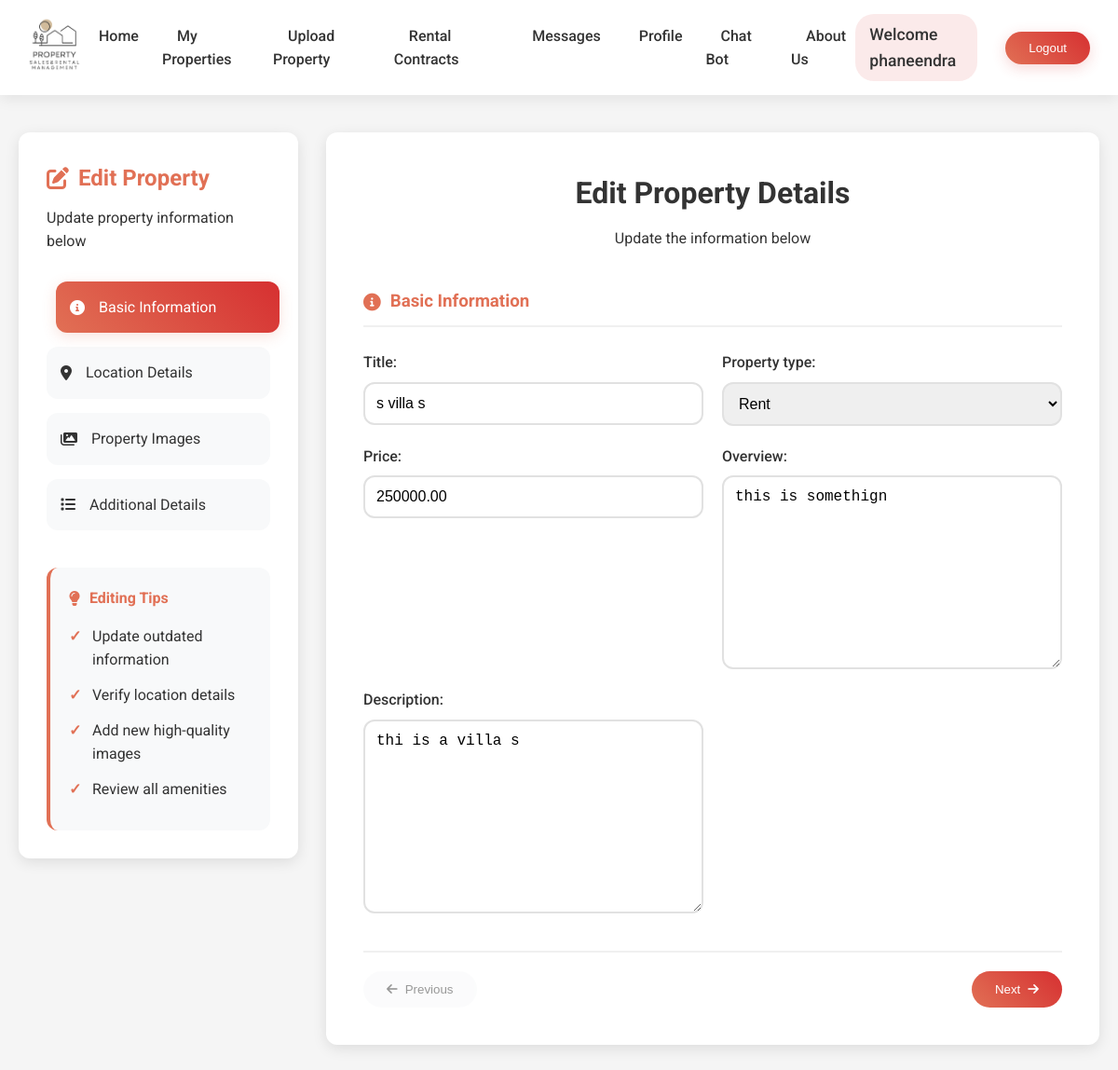
Page /ownerapp/properties/edit/2/ (signed in) on the committed database.
### ownerapp/models.py (models this page shows, shortened)
class Property(models.Model):
    PROPERTY_TYPE_CHOICES = [
        ('Rent', 'Rent'),
        ('Sale', 'Sale'),
    ]
    OCCUPANCY_CHOICES = [
        ('Available', 'Available'),
        ('Not Available', 'Not Available'),
    ]
    PARKING = [
        ('Available', 'Available'),
        ('Not Available', 'Not Available'),
    ]
    title = models.CharField(max_length=200)
    image = models.ImageField(upload_to='property_images/')
    image_2 = models.ImageField(upload_to='property_images/', blank=True, null=True)
    image_3 = models.ImageField(upload_to='property_images/', blank=True, null=True)
    overview = models.TextField(max_length=100)
    location = models.CharField(max_length=200)
    location_url = models.URLField(max_length=500, blank=True, null=True, help_text="OpenStreetMap URL for the property location")
    address = models.TextField(max_length=300, blank=True, null=True)
    property_type = models.CharField(max_length=10, choices=PROPERTY_TYPE_CHOICES, default='Rent')
    price = models.DecimalField(max_digits=10, decimal_places=2)
    description = models.TextField()
    size = models.PositiveIntegerField()
    bedrooms = models.PositiveIntegerField()
    bathrooms = models.PositiveIntegerField()
    parking = models.CharField(max_length=20,choices=PARKING,default='Available')
    year_built = models.PositiveIntegerField()
    flooring_type = models.CharField(max_length=100)
    owner_name = models.CharField(max_length=100, default='Owner Name')
    email = models.EmailField()
    phone = models.CharField(max_length=15)
    occupancy_status = models.CharField(max_length=20,choices=OCCUPANCY_CHOICES,default='Available')
    owner = models.ForeignKey(User, on_delete=models.CASCADE, related_name='properties', default=1)

### ownerapp/views.py (the view)
# urls.py: path('properties/edit/<int:pk>/', views.edit_property, name='edit_property'),
@login_required
def edit_property(request, pk):
    property = get_object_or_404(Property, pk=pk)
    if request.method == 'POST':
        form = PropertyForm(request.POST, request.FILES, instance=property)
        if form.is_valid():
            form.save()
            return redirect('ownerapp:property_list')
    else:
        form = PropertyForm(instance=property)
    return render(request, 'ownerApp/edit_property.html', {'form': form})

### ownerapp/forms.py
class PropertyForm(forms.ModelForm):
    class Meta:
        model = Property
        fields = [
            'title', 'image', 'image_2', 'image_3', 'overview', 'location', 'location_url', 'address',
            'property_type', 'price', 'description', 'size', 'bedrooms', 'bathrooms',
            'parking', 'year_built', 'flooring_type', 'owner_name', 'email', 'phone', 'occupancy_status'
        ]

### templates/ownerApp/edit_property.html (shortened to what this page needs)
{% load static %}
<!DOCTYPE html>
<html lang="en">
<head>
    <link rel="stylesheet" href="{% static 'css/adminApp/homepage.css' %}">
    <link rel="stylesheet" href="https://cdnjs.cloudflare.com/ajax/libs/font-awesome/6.0.0/css/all.min.css">
    <link rel="stylesheet" href="{% static 'css/ownerApp/upload_property.css' %}">
    <link rel="stylesheet" href="https://unpkg.com/leaflet/dist/leaflet.css" />
</head>
<body>
    {% block body %}
    {% include 'Navbar/ownerNavBar.html' %}
    <div class="page-container">
        <div class="progress-sidebar">
            <div class="progress-header">
                <h3><i class="fas fa-edit"></i> Edit Property</h3>
                <p>Update property information below</p>
            </div>
            <div class="progress-steps">
                <div class="step active">
                    <i class="fas fa-info-circle"></i>
                    <span>Basic Information</span>
                </div>
                <div class="step">
                    <i class="fas fa-map-marker-alt"></i>
                    <span>Location Details</span>
                </div>
                <div class="step">
                    <i class="fas fa-images"></i>
                    <span>Property Images</span>
                </div>
                <div class="step">
                    <i class="fas fa-list"></i>
                    <span>Additional Details</span>
                </div>
            </div>
            <div class="upload-tips">
                <h4><i class="fas fa-lightbulb"></i> Editing Tips</h4>
                <ul>
                    <li>Update outdated information</li>
                    <li>Verify location details</li>
                    <li>Add new high-quality images</li>
                    <li>Review all amenities</li>
                </ul>
            </div>
        </div>
        <div class="form-container">
            <div class="form-header">
                <h2>Edit Property Details</h2>
                <p>Update the information below</p>
            </div>
            <form class="upload-property-form" method="post" enctype="multipart/form-data">
                <div class="form-sections">
                    <div class="form-section active" id="basic-info">
                        <h3><i class="fas fa-info-circle"></i> Basic Information</h3>
                        <div class="form-grid">
                            <div class="form-group">
                                {{ form.title.label_tag }}
                                {{ form.title }}
                            </div>
                            <div class="form-group">
                                {{ form.property_type.label_tag }}
                                {{ form.property_type }}
                            </div>
                            <div class="form-group">
                                {{ form.price.label_tag }}
                                {{ form.price }}
                            </div>
                            <div class="form-group">
                                {{ form.overview.label_tag }}
                                {{ form.overview }}
                            </div>
                            <div class="form-group">
                                {{ form.description.label_tag }}
                                {{ form.description }}
                            </div>
                        </div>
                    </div>
                </div>
                <div class="form-navigation">
                    <button type="button" class="prev-btn" disabled><i class="fas fa-arrow-left"></i> Previous</button>
                    <button type="button" class="next-btn">Next <i class="fas fa-arrow-right"></i></button>
                </div>
            </form>
        </div>
    </div>
    {% endblock %}
</body>
</html>

### templates/Navbar/ownerNavBar.html (shortened to what this page needs)
{% load static %}
<header>
    <div class="logo">
        <a href="{% url 'ownerapp:ownerhomepage' %}">
            <img src="{% static 'images/logo.png' %}" alt="PS6 Logo">
        </a>
    </div>
    <nav>
        <ul>
            <li><a href="{% url 'ownerapp:ownerhomepage' %}">Home</a></li>
            <li><a href="{% url 'ownerapp:property_list'  %}">My Properties</a></li>
            <li><a href="{% url 'ownerapp:upload_property'  %}">Upload Property</a></li>
            <li><a href="{% url 'ownerapp:rental_contract' %}">Rental Contracts</a></li>
            <li><a href="{% url 'ownerapp:owner_messages' %}">Messages</a></li>
            <li><a href="{% url 'ownerapp:owner_profile' %}">Profile</a></li>
            <li><a href="{% url 'ownerapp:chatbot' %}">Chat Bot</a></li>
            <li><a href="{% url 'ownerapp:about_us' %}">About Us</a></li>
        </ul>
    </nav>
    <div class="auth-buttons">
        {% if user.is_authenticated %}
            <span class="welcome-message">Welcome {{ user.username }}</span>
            <form action="{% url 'adminapp:logout_view' %}" method="POST" style="display:inline;">
                <button type="submit" class="logout-btn">Logout</button>
            </form>
        {% else %}
            <a href="{% url 'ownerapp:login_or_register' %}" class="login-btn">Login/Register</a>
        {% endif %}
    </div>
</header>

### static/css/adminApp/homepage.css (style rules this page uses)
* { margin: 0; padding: 0; box-sizing: border-box; }
body { font-family: 'Poppins', sans-serif; margin: 0; padding: 0; background-color: #f5f5f5; color: #333; }
header { background-color: #ffffff; color: #333; padding: 15px 30px; display: flex; justify-content: space-between; align-items: center; box-shadow: 0 4px 15px rgba(0, 0, 0, 0.08); position: relative; z-index: 1000; }
.logo img { max-width: 150px; max-height: 60px; transition: transform 0.3s ease; }
nav ul { list-style: none; margin: 0; padding: 0; display: flex; gap: 25px; }
nav ul li a { color: #333; text-decoration: none; font-size: 1rem; font-weight: 500; padding: 8px 16px; border-radius: 20px; transition: all 0.3s ease; position: relative; }
nav ul li a::after { content: ''; position: absolute; bottom: 0; left: 50%; width: 0; height: 2px; transition: all 0.3s ease; transform: translateX(-50%); }
.auth-buttons { display: flex; align-items: center; gap: 15px; }
.welcome-message { margin-right: 15px; font-size: 1.1rem; font-weight: 500; color: #333; padding: 8px 15px; background-color: rgba(214, 48, 49, 0.1); border-radius: 20px; }
.logout-btn { background: linear-gradient(45deg, #e17055, #d63031); color: white; padding: 10px 25px; border: none; border-radius: 25px; cursor: pointer; font-weight: 500; transition: all 0.3s; box-shadow: 0 4px 15px rgba(214, 48, 49, 0.2); }

### rows in the picture
Property: title "s villa s", property_type "Rent", price "250000.00", overview "this is somethign", description "thi is a villa s"

### other values in the picture
{{ user.username }} "phaneendra"
